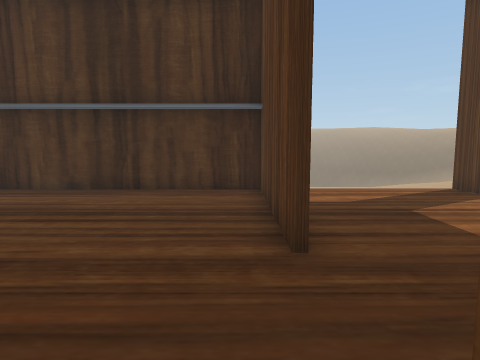
view 1 (above)

13 first-person views from a walk through a 3-D level made in the Unity game engine. The camera is 1.3 m above the floor, tilts 6° down and sees 75° across. The floor is counted in squares, 1 m on a side. Each view is taken from the middle of a square. On the plan, view 1 faces up. The plan holds only what a view shows up to about 14 squares ahead; the rest is blank. The place goes on beyond the plan.

view 2
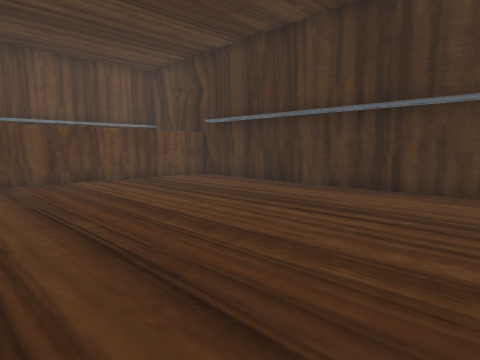

view 3
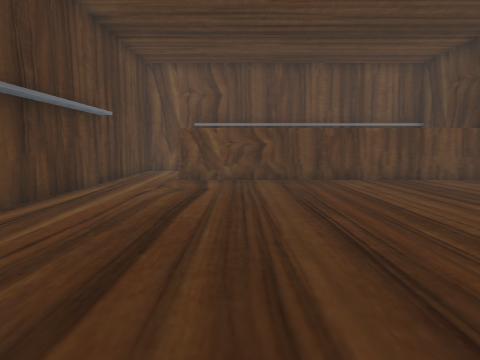

view 4
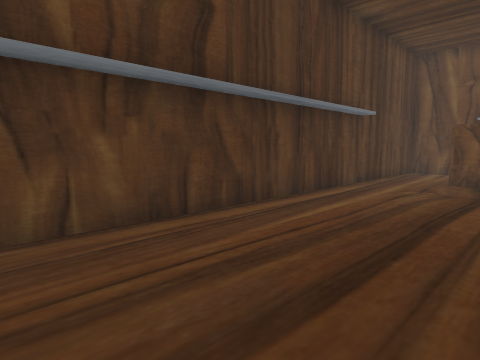

view 5
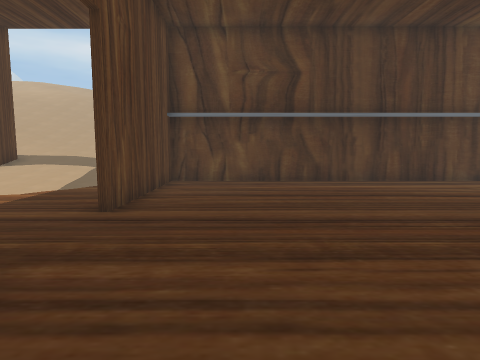

view 6
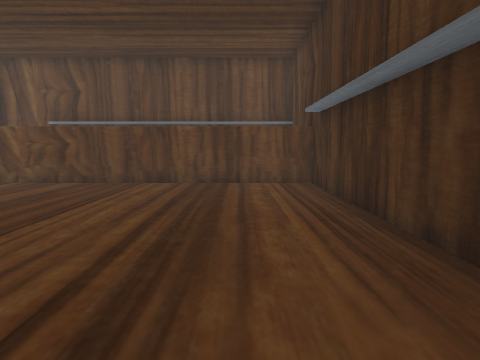

view 7
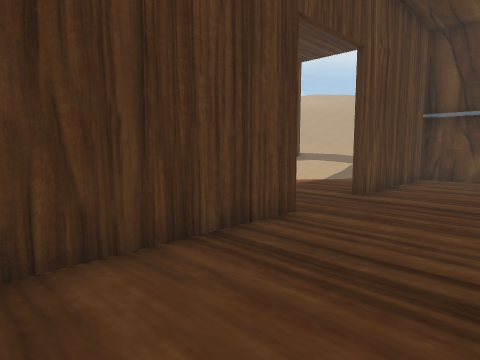

view 8
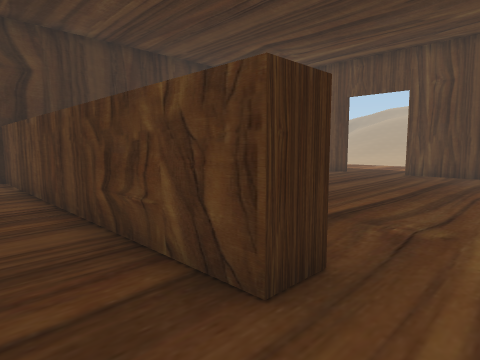

view 9
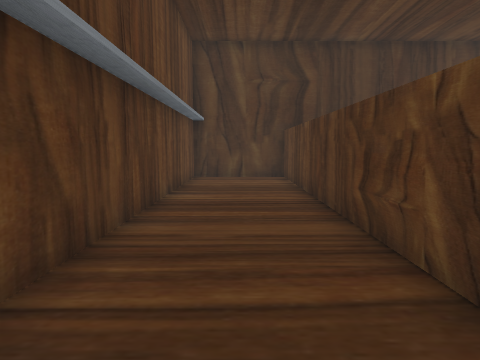

view 10
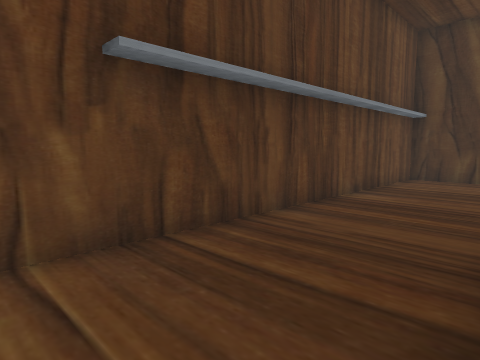

view 11
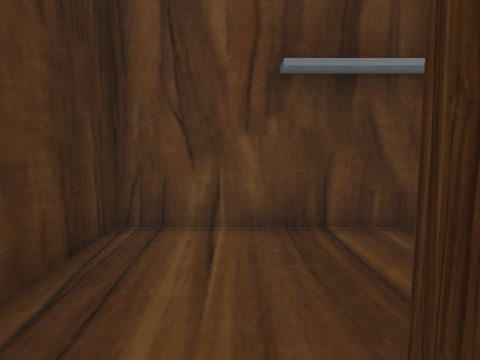

view 12
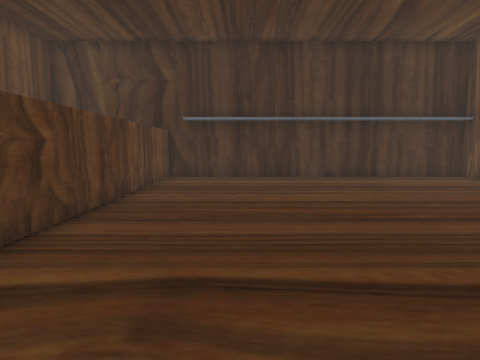

view 13
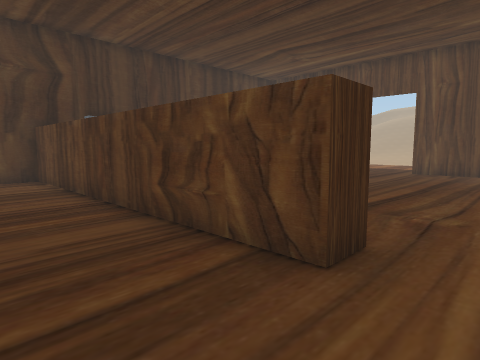

### Floor plan
Ten units are one square. View 1 is at (0, 0); x grows to the right and y downward. Boxes are objects, and circles mark ways between rooms. Rooms are numbered by the first view taken in them; rooms with no view inside come last. Other rooms are left out.
<svg viewBox="-175 -101 200 156">
<path fill="none" stroke="#000" d="M6 -36 6 -96 -121 -96 -121 24M-115 50 6 50 6 -9M-121 24 -131 24 -131 -96 -170 -96 -170 50 -115 50"/>
<circle cx="-125" cy="35" r="3" fill="#2a7"/>
<text x="-50" y="-20">1</text>
<text x="-150" y="-20">2</text>
</svg>
Room 1 opens to room 2.

Where each view was taken, in squares from view 1:
view 1: 0 up, 0 right, facing up
view 2: 0 up, 0 right, facing up-left
view 3: 0 up, 0 right, facing left
view 4: 0 up, 0 right, facing down-left
view 5: 7 up, 2 left, facing down
view 6: 7 up, 1 left, facing left
view 7: 9 up, 3 left, facing down-right
view 8: 4 down, 15 left, facing up-right
view 9: 4 down, 15 left, facing up
view 10: 4 down, 13 left, facing up-left
view 11: 3 down, 12 left, facing left
view 12: 4 down, 9 left, facing up
view 13: 4 down, 16 left, facing up-right
